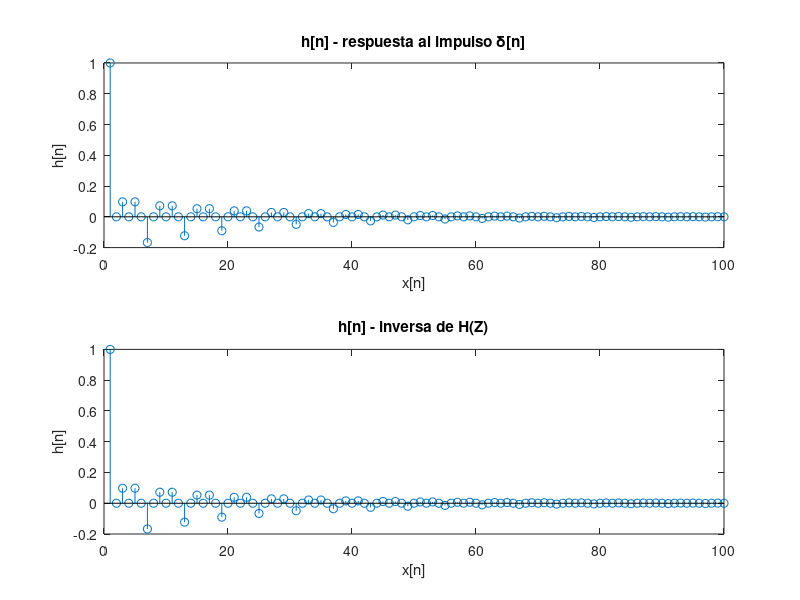

Write the MATLAB code that produced this figure.
% P2 Ejercicio 1d

clear all;
close all;
clc;

% 1. Ecuación en diferencias:

% cargamos los coeficientes en un vector:

a=[1 0 0.9025 0 0.8145]; % numerador
b=[1 0 1 0 1]; % denominador

% definimos una delta de longitud 100, por ejemplo:

x=[1, zeros(1, 99)];
h_diff=filter(b, a, x);

% 2. Transformada inversa:

% numerador:

hn1=[1 -exp(pi/3*1i)];
hn2=[1 -exp(2*pi/3*1i)];
hn3=[1 -exp(-pi/3*1i)];
hn4=[1 -exp(-2*pi/3*1i)];

% denominador:

hd1=[1 -0.95*exp(pi/3*1i)];
hd2=[1 -0.95*exp(2*pi/3*1i)];
hd3=[1 -0.95*exp(-pi/3*1i)];
hd4=[1 -0.95*exp(-2*pi/3*1i)];

% recordar usar convolución, no el producto de vectores:

h1=conv(hn1, conv(hn2, conv(hn3, hn4))); % numerador 
h2=conv(hd1, conv(hd2, conv(hd3, hd4))); % denominador

% obtenemos la transformada H y su frecuencia en radianes:
[H, w] = freqz(h1, h2, 1024, 'whole'); 
% si no se usa 'whole', perdemos exactitud, pues no se 
% muestrea en frecuencia. 

% y ahora obtenemos su inversa:
h_ifft=real(ifft(H));

% visualizamos
figure;
subplot(2, 1, 1);
stem(1:100, h_diff);
title('h[n] - respuesta al impulso \delta[n]');
xlabel('x[n]'); ylabel('h[n]');
subplot(2, 1, 2);
stem(1:100, h_ifft(1:100));
title('h[n] - inversa de H(Z)');
xlabel('x[n]'); ylabel('h[n]');
